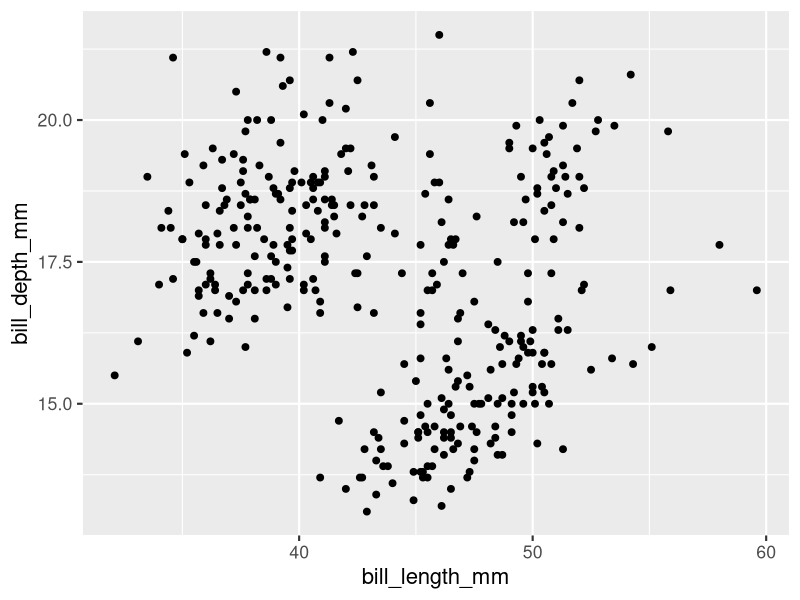
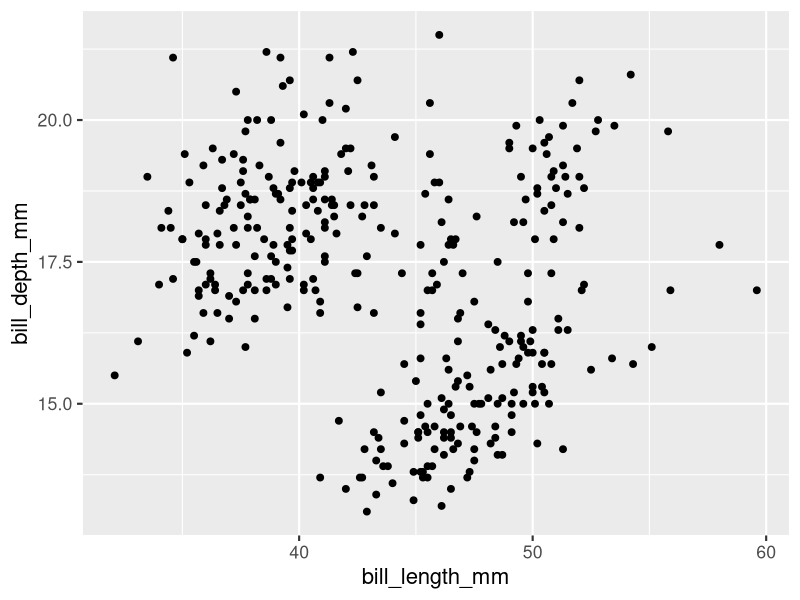
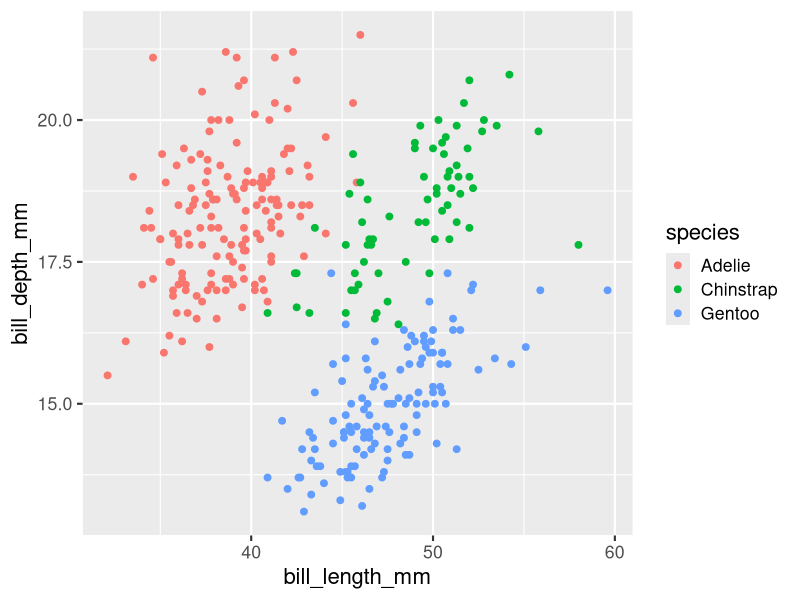
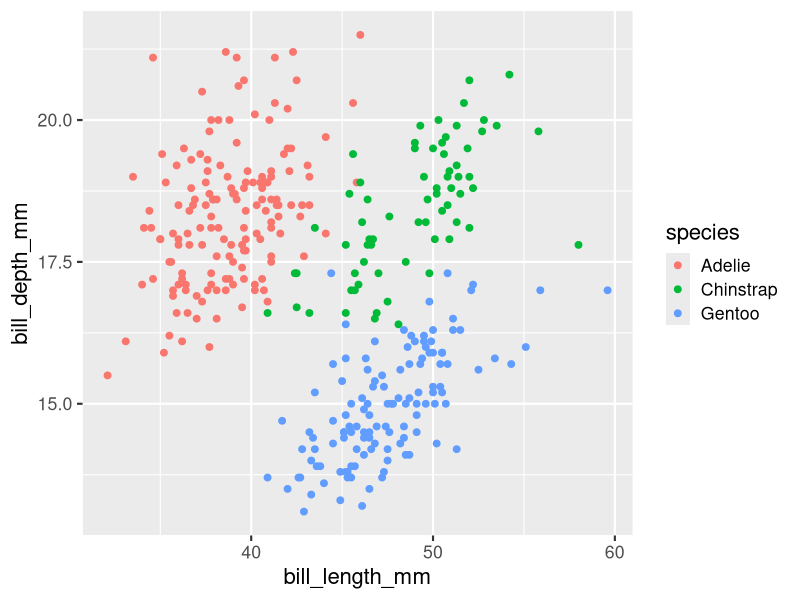
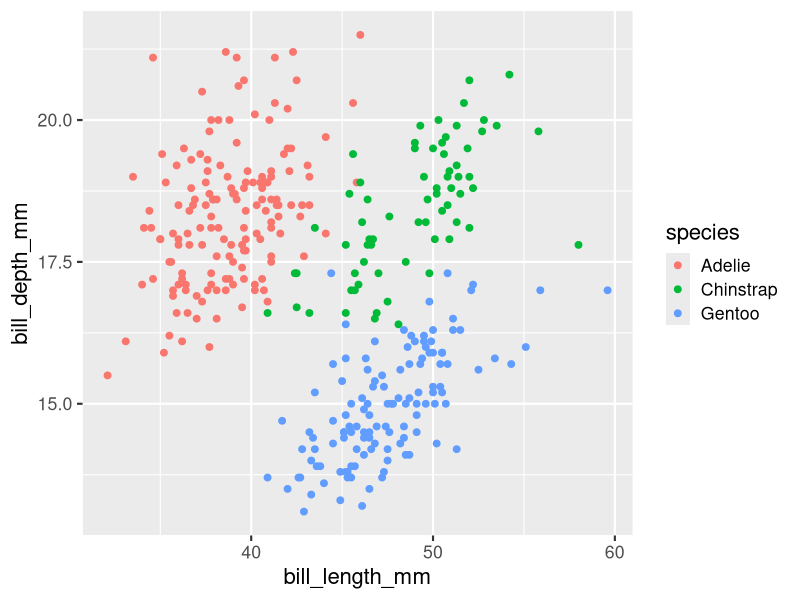

These figures' R source, in order:
## ---- chunk 1
options(htmltools.dir.version = FALSE)
knitr::opts_chunk$set(comment = "")

library(tidyverse)
library(palmerpenguins)
# ggplot2 settings so plots scale well for slide size 
theme_set(theme_gray(16))
update_geom_defaults("point", list(size = 2))
## ---- chunk 2
library(tidyverse)  # This library has a LOT OF functions that we use
library(palmerpenguins) # loads the `penguins` dataset

head(penguins)
## ---- chunk 3
library(tidyverse)  # This library has a LOT OF functions that we use
library(palmerpenguins) # loads the `penguins` dataset

# head(penguins)
penguins |>
  head()
## ---- chunk 4
ggplot(data = penguins, mapping = aes(x = bill_length_mm, y = bill_depth_mm)) +
  geom_point()
## ---- chunk 5
ggplot(penguins, aes(bill_length_mm, bill_depth_mm)) +
  geom_point()
## ---- chunk 6
ggplot(penguins, aes(bill_length_mm, bill_depth_mm, color = species)) +
  geom_point()
## ---- chunk 7
ggplot(penguins, aes(bill_length_mm, bill_depth_mm, color = species)) + 
  geom_point()
## ---- chunk 8
# ggplot(penguins, aes(bill_length_mm, bill_depth_mm, color = species)) + geom_point()

penguins |>
  ggplot(aes(bill_length_mm, bill_depth_mm, color = species)) + 
  geom_point()
## ---- chunk 9
penguins |>
  filter(species == "Gentoo")
## ---- chunk 10
penguins |>
  filter(bill_length_mm > 50)
## ---- chunk 11
penguins |>
  select(species, island, sex)
## ---- chunk 12
penguins |>
  arrange(bill_length_mm)
## ---- chunk 13
penguins |>
  arrange(desc(bill_length_mm))
## ---- chunk 14
penguins
## ---- chunk 15
x <- penguins |>
  count(species)
x
## ---- chunk 16
penguins |>
  count(species, island)
## ---- chunk 17
penguins |>
  filter(species == "Adelie")
## ---- chunk 18
penguins |>
  filter(species == "Adelie") |>
  select(island, sex)
## ---- chunk 19
penguins |>
  filter(species == "Adelie") |>
  select(island, sex) |>
  count(island, sex)
## ---- chunk 20
penguins |>
  select(species, island, flipper_length_mm)
## ---- chunk 21
penguins |>
  select(species, island, flipper_length_mm) |>
  mutate(flipper_length_cm = flipper_length_mm / 10)
## ---- chunk 22
penguins |>
  select(species, island, flipper_length_mm) |>
  mutate(
    flipper_length_cm = flipper_length_mm / 10,  # <- notice the comma
    flipper_length_in = flipper_length_mm / 25.4
  )
